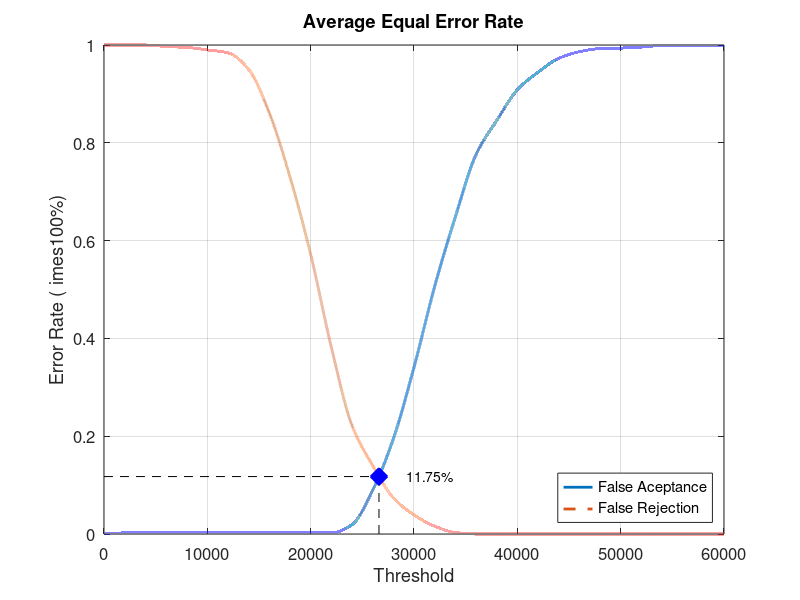
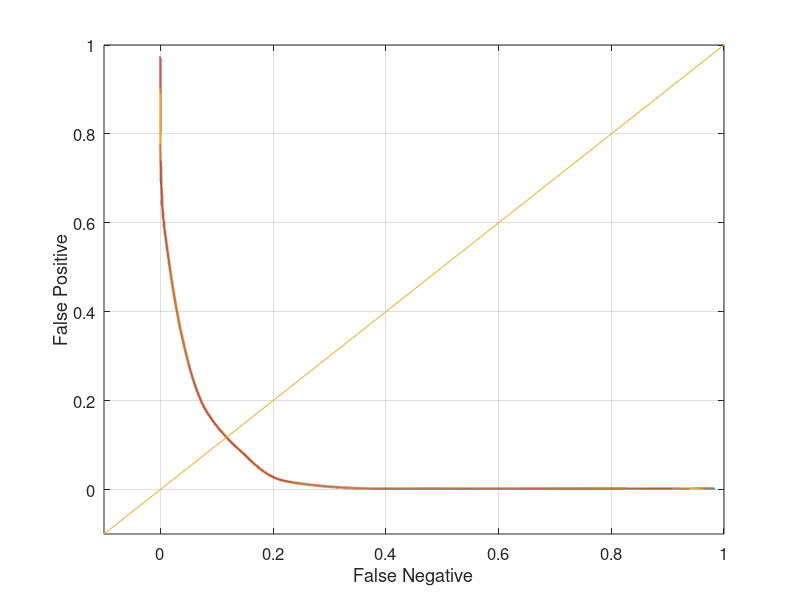

Here is the MATLAB script that generated these plots, in order:
close all;
clear;
clc;
x = 0:2000:60000;
xq = 0:0.5:60000;

y0 = [0 0.00210526 0.00210526 0.00210526 0.00210526 0.00210526 0.00210526 0.00210526 0.00210526 0.00210526 0.00210526 0.00210526 0.0189474 0.0894737 0.194737 0.341053 0.506316 0.648421 0.775789 0.845263 0.908421 0.944211 0.972632 0.986316 0.992632 0.993684 0.99579 0.998947 0.998947 0.998947 1]
yy0 = interp1(x, y0, xq, 'pchip');
y1 = [1 1 1 0.997 0.995 0.99 0.984 0.95 0.861 0.73 0.572 0.382 0.222 0.14 0.074 0.039 0.016 0.003 0 0 0 0 0 0 0 0 0 0 0 0 0]
yy1 = interp1(x, y1, xq, 'pchip');

% Calculating EER: 
y2 = abs(y0 - y1);
find(y2 == min(y2))
yy2 = abs(yy0 - yy1);
xEER = find(yy2 == min(yy2));
xEERIndex = xq(xEER) % X-axis EER
yEER = yy0(xEER) % Y-axis EER

main = figure
plot(xq, yy0,'-','LineWidth', 2);	hold on
plot(xq, yy1,'--','LineWidth', 2);	hold on
plot([xEERIndex xEERIndex], [0 yEER], 'k--');	hold on
plot([0 xEERIndex], [yEER yEER], 'k--');	hold on
plot(xEERIndex, yEER, 'bx', 'LineWidth', 10);	hold on
text(xEERIndex + 10 * xEERIndex / 100, yEER, [num2str(round((10000 * yEER)) / 100) '%'])
legend('False Aceptance', 'False Rejection', 'Location', 'SouthEast')
xlabel('Threshold')
ylabel('Error Rate (	imes100%)')
title('Average Equal Error Rate')
set(gca, 'FontSize', 12)
axis([0 60000 0 1])
grid on

print(main, 'Database3AverageMain', '-dpng');
FNRxFPR = figure('Color', [1 1 1]);
plot(yy1, yy0, '-', yy1, yy0, 'LineWidth', 2);
hold on
y = -0.1:0.1:1
plot(y, y); 
set(gca, 'FontSize', 12)
xlabel('False Negative')
ylabel('False Positive')
axis([-0.1 1 -0.1 1])
set(gca, 'FontSize', 12)
grid on

print(FNRxFPR, 'Database3AverageFNRxFPR','-dpng');
